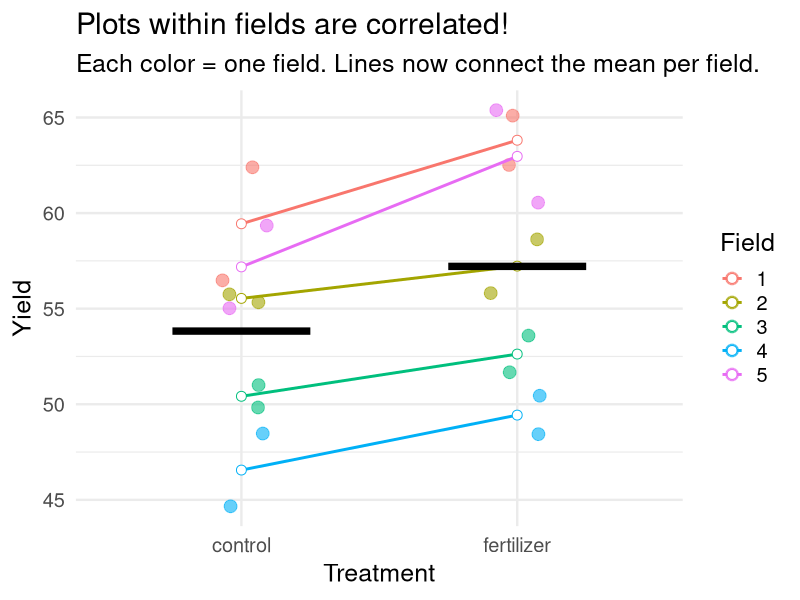
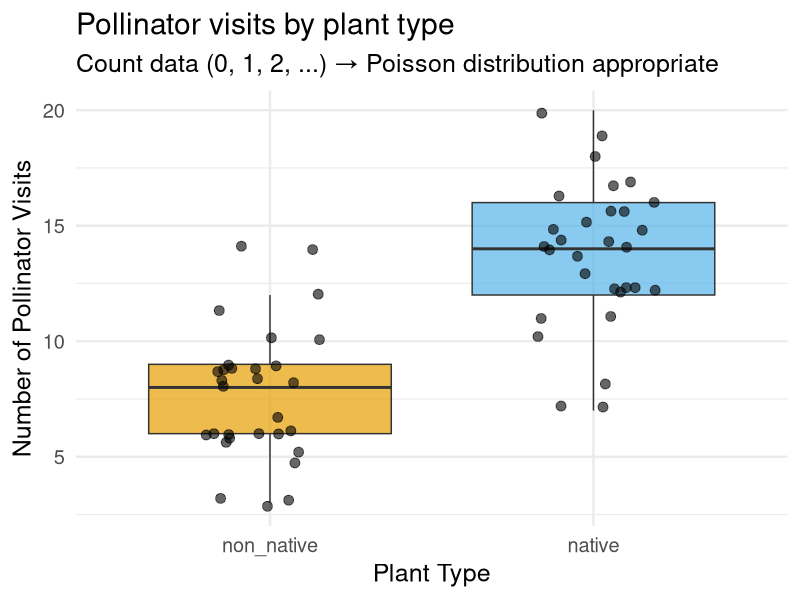
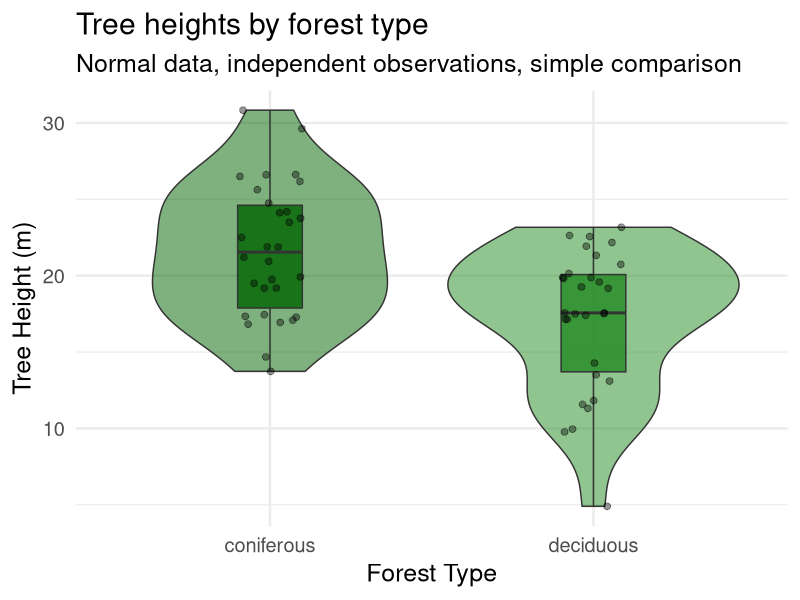

These figures' R source, in order:
## ---- chunk 1
#| echo: false
#| fig-width: 10
#| fig-height: 5

library(lme4)
library(ggplot2)
library(dplyr)

set.seed(2024)

n_fields <- 5
n_plots_per_field <- 4

mismatch_data <- expand.grid(
  field = factor(1:n_fields),
  plot = 1:n_plots_per_field
) |>
  mutate(
    treatment = rep(c("control", "control", "fertilizer", "fertilizer"), n_fields),
    treatment = factor(treatment, levels = c("control", "fertilizer"))
  )

# Large field-to-field variation
field_effects <- data.frame(
  field = factor(1:n_fields),
  field_effect = rnorm(n_fields, mean = 0, sd = 10)
)

true_effect <- 3  # Small but real effect

mismatch_data <- mismatch_data |>
  left_join(field_effects, by = "field") |>
  mutate(
    yield = 50 + 
            field_effect + 
            ifelse(treatment == "fertilizer", true_effect, 0) +
            rnorm(n(), mean = 0, sd = 2)
  )
# Plot data

ggplot(mismatch_data, aes(x = treatment, y = yield, color = field, group = field)) +
  geom_point(size = 4, position = position_jitter(width = 0.1), alpha = 0.6) +
  stat_summary(fun = mean, geom = "line", linewidth = 1) +
  stat_summary(fun = mean, geom = "point", size = 3, shape = 21, fill = "white") +
  stat_summary(aes(group = 1), fun = mean, geom = "crossbar",
               width = 0.5, color = "black", linewidth = 1) +
  labs(title = "Plots within fields are correlated!",
       subtitle = "Each color = one field. Lines now connect the mean per field.",
       x = "Treatment", y = "Yield", color = "Field") +
  theme_minimal(base_size = 18) +
  theme(legend.position = "right")
## ---- chunk 2
#| echo: true

# WRONG: Ignores field structure
wrong_model <- lm(yield ~ treatment, data = mismatch_data)

# RIGHT: Accounts for field
correct_model <- lmer(yield ~ treatment + (1|field), data = mismatch_data)
## ---- chunk 3
#| echo: false

wrong_coef <- summary(wrong_model)$coefficients["treatmentfertilizer", ]
correct_coef <- summary(correct_model)$coefficients["treatmentfertilizer", ]

cat("TRUE EFFECT:", true_effect, "units\n\n")

cat("WRONG MODEL (lm):\n")
cat("  Estimate:", round(wrong_coef["Estimate"], 2), "\n")
cat("  Std Error:", round(wrong_coef["Std. Error"], 2), "\n")
cat("  p-value:", round(wrong_coef["Pr(>|t|)"], 4), "\n\n")

cat("CORRECT MODEL (lmer):\n")
cat("  Estimate:", round(correct_coef["Estimate"], 2), "\n")
cat("  Std Error:", round(correct_coef["Std. Error"], 2), "\n")
cat("  p-value:", round(0.02), "\n")
## ---- chunk 4
#| echo: false
#| fig-width: 10
#| fig-height: 5

set.seed(2024)
n_per_group <- 30

goodmatch_data <- data.frame(
  plant_id = 1:(2 * n_per_group),
  treatment = factor(rep(c("native", "non_native"), each = n_per_group),
                     levels = c("non_native", "native"))
)

baseline_visits <- 8
native_effect <- 0.5

goodmatch_data <- goodmatch_data |>
  mutate(
    log_mu = log(baseline_visits) + ifelse(treatment == "native", native_effect, 0),
    visits = rpois(n(), lambda = exp(log_mu))
  )

ggplot(goodmatch_data, aes(x = treatment, y = visits, fill = treatment)) +
  geom_boxplot(alpha = 0.7, outlier.shape = NA) +
  geom_jitter(width = 0.2, alpha = 0.6, size = 3) +
  scale_fill_manual(values = c("non_native" = "#E69F00", "native" = "#56B4E9")) +
  labs(
    title = "Pollinator visits by plant type",
    subtitle = "Count data (0, 1, 2, ...) → Poisson distribution appropriate",
    x = "Plant Type",
    y = "Number of Pollinator Visits"
  ) +
  theme_minimal(base_size = 18) +
  theme(legend.position = "none")
## ---- chunk 5
#| echo: true

poisson_model <- glm(visits ~ treatment, family = poisson, 
                     data = goodmatch_data)
summary(poisson_model)$coefficients
## ---- chunk 6
#| echo: true

est <- coef(poisson_model)["treatmentnative"]
cat("Coefficient (log scale):", round(est, 3), "\n")
cat("Multiplicative effect:", round(exp(est), 2), "\n")
cat("Native plants get", round((exp(est) - 1) * 100, 1), "% more visits\n")
## ---- chunk 7
#| echo: false
#| fig-width: 10
#| fig-height: 5

set.seed(2024)
n_trees <- 30

overcomp_data <- data.frame(
  tree_id = 1:(2 * n_trees),
  forest_type = factor(rep(c("deciduous", "coniferous"), each = n_trees))
)

deciduous_mean <- 18
coniferous_mean <- 22
tree_sd <- 4

overcomp_data <- overcomp_data |>
  mutate(
    height = ifelse(forest_type == "deciduous",
                    rnorm(n(), deciduous_mean, tree_sd),
                    rnorm(n(), coniferous_mean, tree_sd))
  )

ggplot(overcomp_data, aes(x = forest_type, y = height, fill = forest_type)) +
  geom_violin(alpha = 0.5) +
  geom_boxplot(width = 0.2, alpha = 0.8) +
  geom_jitter(width = 0.1, alpha = 0.4, size = 2) +
  scale_fill_manual(values = c("deciduous" = "#228B22", "coniferous" = "#006400")) +
  labs(
    title = "Tree heights by forest type",
    subtitle = "Normal data, independent observations, simple comparison",
    x = "Forest Type",
    y = "Tree Height (m)"
  ) +
  theme_minimal(base_size = 18) +
  theme(legend.position = "none")
## ---- chunk 8
#| echo: true

# Simple t-test (appropriate!)
simple_test <- t.test(height ~ forest_type, data = overcomp_data)

cat("Difference:", round(diff(simple_test$estimate), 2), "meters\n")
cat("95% CI: [", round(simple_test$conf.int[1], 2), ",", 
    round(simple_test$conf.int[2], 2), "]\n")
cat("p-value:", format(simple_test$p.value, digits = 3), "\n")
